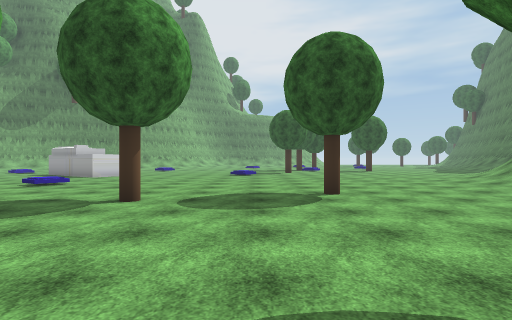
View 1 (above)

24 first-person views from a walk through a scene from a Unity 3-D project. The camera is 1.3 m above the floor, looks level and sees 80° across. The floor is counted in squares, 2 m on a side. Each view is taken from the middle of a square. On the plan, view 1 faces up. The plan holds only what a view shows up to about 10 squares ahead; the rest is blank. The place goes on beyond the plan. Some trees and plants on the terrain are drawn as simple stand-ins. Some animated figures are not drawn. Some surface patterns are stand-ins.

View 2
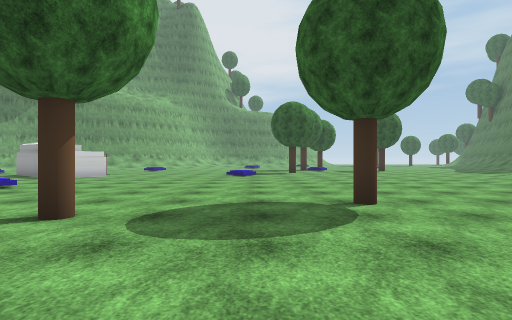

View 3
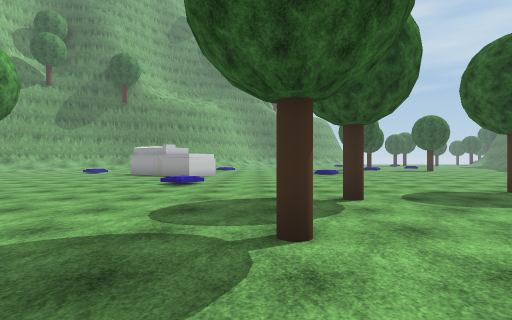

View 4
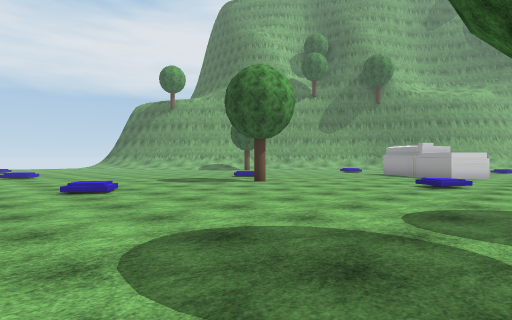

View 5
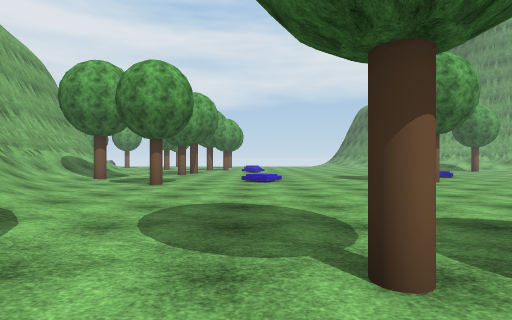

View 6
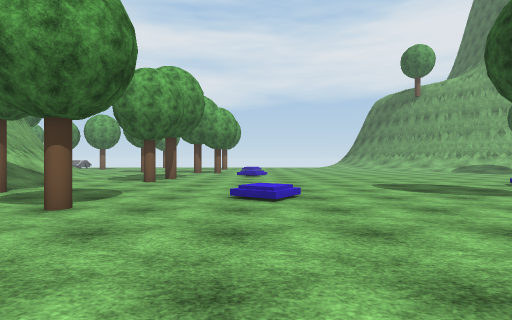

View 7
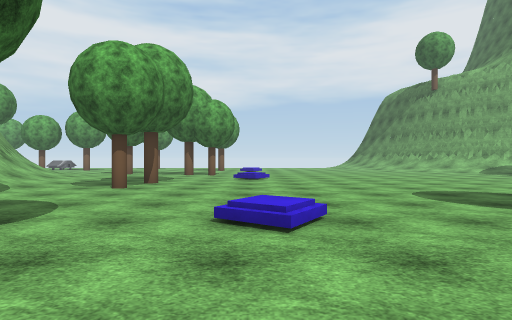

View 8
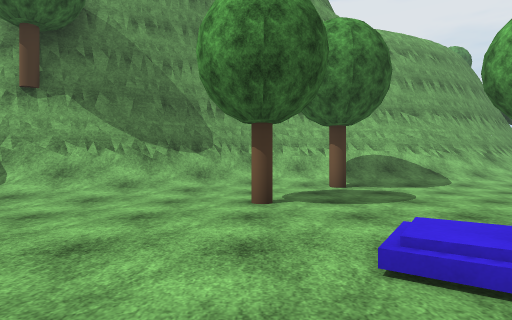

View 9
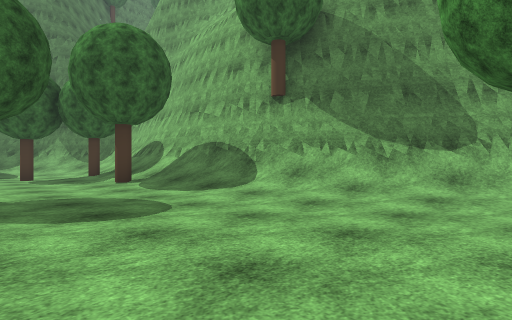

View 10
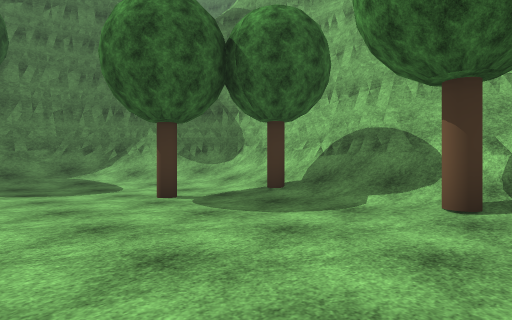

View 11
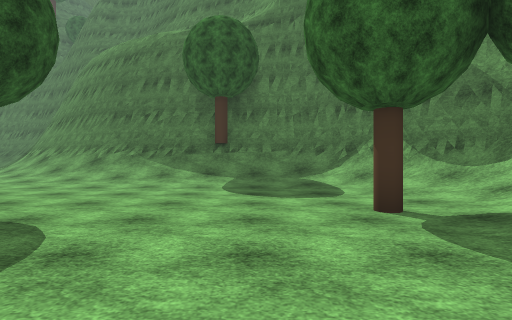

View 12
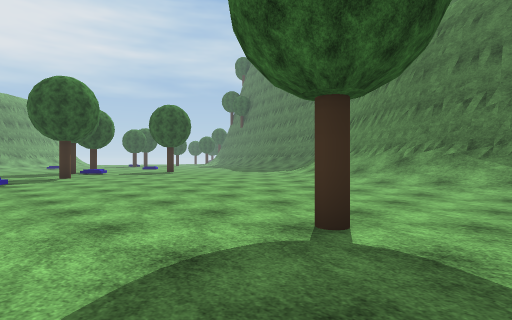

View 13
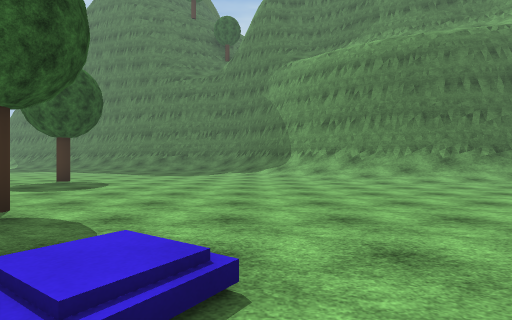

View 14
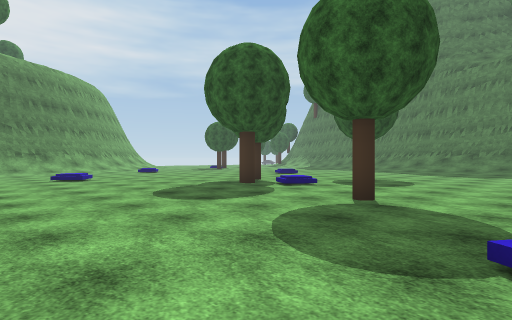

View 15
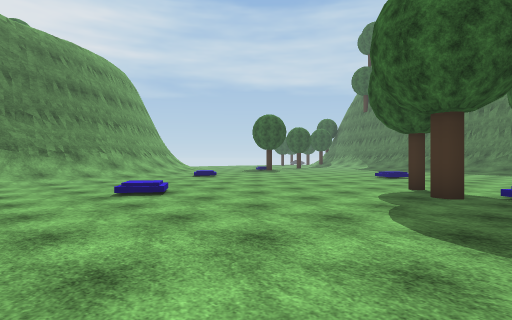

View 16
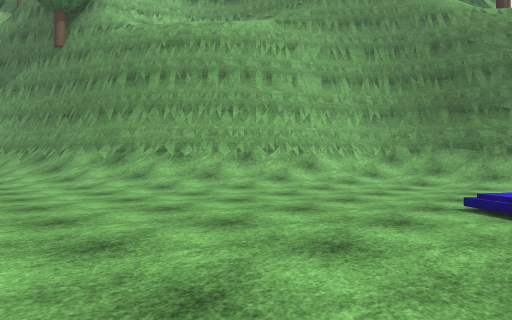

View 17
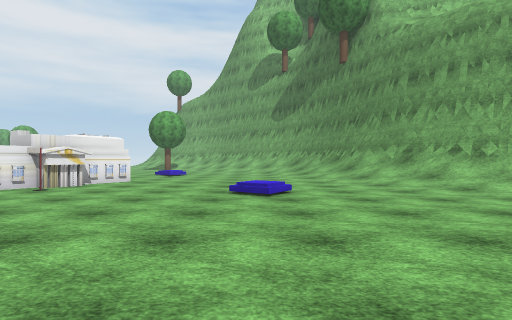

View 18
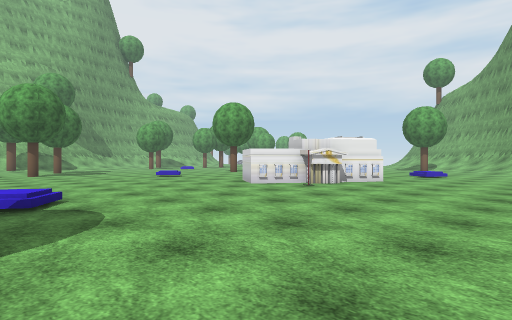

View 19
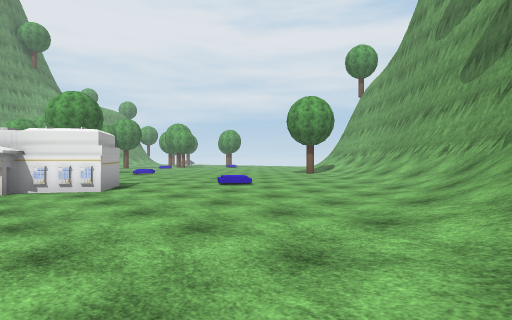

View 20
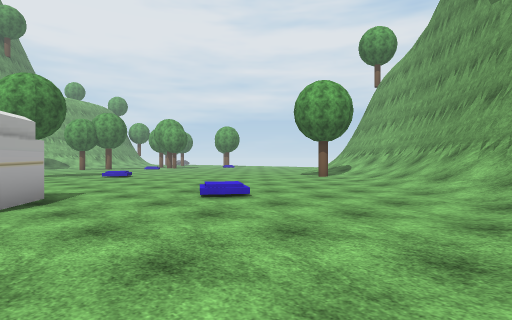

View 21
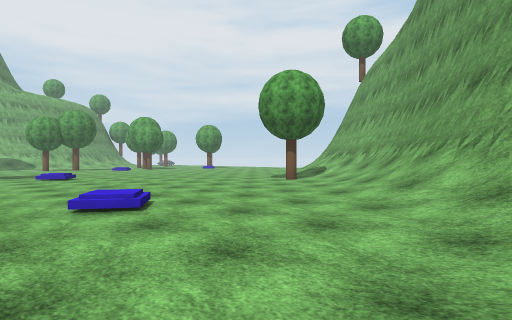

View 22
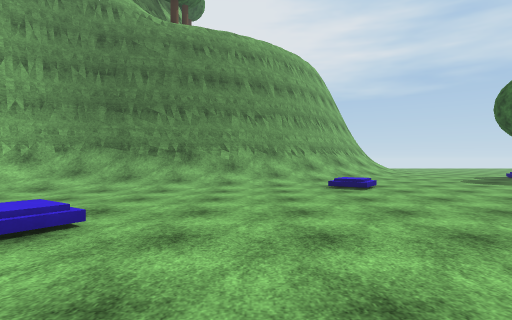

View 23
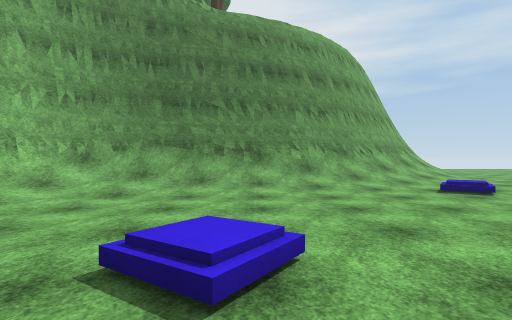

View 24
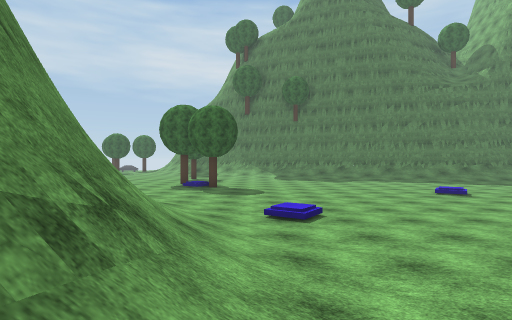

### Floor plan
Key: @ floor where view 1 was taken; # wall or solid block; . main floor; : floor 0.25 m higher than the main floor; + floor 1.5 m higher than the main floor; / step, stairs or slope; T tree; O other object.
Columns run from 18 left of view 1 to 8 right of it. Each row starts with its distance up from view 1.
 34                     ###//:.
 33                   ####///..
 32               ######///:...
 31              ##///////.....
 30              #/////:..O....
 29             ##//...........
 28            ##//:...........
 27            #///...:........
 26          ###//:...O........
 25         ###//:.............
 24       ###///:.............O
 23       ##///:...............
 22   ###/////............T....
 21  ##////:.............T.....
 20 ##///.......O.........O..T.
 19 #///.......................
 18 ///........................
 17 /:..................T......
 16 .....O...OO................
 15 ........OOOO.....O.........
 14 ......... OOO..............
 13  ........  O..............:
 12   ......   ..............:/
 11    .....   ..............//
 10   ......................://
  9 ....O.......O...........://
  8 ........................//#
  7 .......T............T...//#
  6 ........................//#
  5 ................T......://#
  4 .......................:/+#
  3 ..............T........://#
  2 O......O...............///#
  1 .................:..T.///##
  0 ............:://T/@T////##
 -1 .T.T....T.:////////////##
 -2 .........////###########
 -3 ..::::T:///####
 -4 //////////###
 -5 //////#####
 -6 ########

Where each view was taken, in squares from view 1:
view 1: 0 up, 0 right, facing up
view 2: 2 up, 0 right, facing up
view 3: 0 up, 4 left, facing up
view 4: 0 up, 4 left, facing up-left
view 5: 2 up, 2 left, facing left
view 6: 2 up, 6 left, facing left
view 7: 2 up, 8 left, facing left
view 8: 4 up, 10 left, facing down
view 9: 3 up, 10 left, facing down-right
view 10: 4 up, 3 left, facing down-right
view 11: 3 up, 2 left, facing right
view 12: 5 up, 1 left, facing up-right
view 13: 14 up, 2 left, facing right
view 14: 15 up, 3 left, facing up-right
view 15: 20 up, 3 left, facing up-right
view 16: 21 up, 0 right, facing up-left
view 17: 20 up, 0 right, facing left
view 18: 20 up, 0 right, facing down-left
view 19: 23 up, 7 left, facing down-left
view 20: 21 up, 9 left, facing down-left
view 21: 21 up, 11 left, facing down-left
view 22: 23 up, 2 right, facing up
view 23: 24 up, 0 right, facing up
view 24: 31 up, 2 left, facing right
